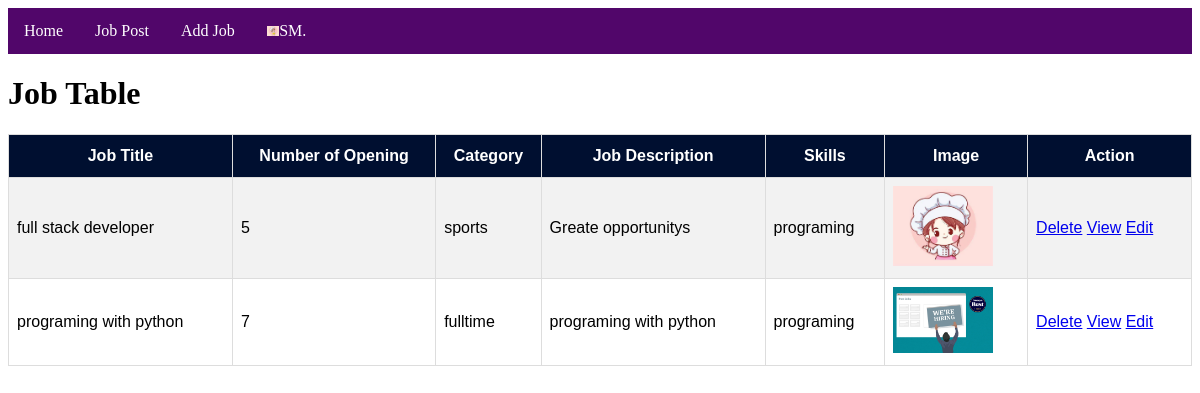
/Table/ (signed in), run on the app's committed database.
### myapp/models.py (models this page shows, shortened)
class Custom_user(AbstractUser):
    USER=[
        ('recruiters','Recruiters'),
        ('jobseeker','Jobseeker')
    ]
    user_type=models.CharField(choices=USER,max_length=100,null=True)
    Display_name=models.CharField(max_length=100,null=True)

class CreatorProfileModel(models.Model):
    user = models.OneToOneField(Custom_user, on_delete=models.CASCADE,related_name='creatorProfile')
    Image=models.ImageField(upload_to='Media/Blog_Pic',null=True)

class JobModel(models.Model):
    JOB_TYPE_CHOICES = [
        ('fulltime', 'Full-time'),
        ('parttime', 'Part-time'),
    ]
    skills=[
        ('programing', 'Programing'),
        ('graphics_design', 'Graphics Design'),
        ('resarch', 'Resarch'),
    ]
    user = models.ForeignKey(Custom_user, on_delete=models.CASCADE)
    job_title = models.CharField(max_length=255, null=True)
    Number_of_opening = models.PositiveIntegerField(null=True)
    Category = models.CharField(choices=JOB_TYPE_CHOICES,max_length=255, null=True)
    Job_Description = models.TextField(max_length=255, null=True)
    Skills = models.CharField(choices=skills,max_length=255, null=True)
    company_logo=models.ImageField(upload_to='Media/Blog_Pic',null=True)

### myproject/views.py (the view)
# urls.py: path('Table/', Table, name='Table'),
def Table(req):
    current_user = req.user
    data=JobModel.objects.filter(user=current_user)
    context = {
        'data': data
    }
    return render(req,'Table.html',context)

### template/Table.html (shortened to what this page needs)
{% extends 'base.html' %}
{% block body %}
<!DOCTYPE html>
<html>
<head>
</head>
<body>
<h1>Job Table</h1>
<table id="customers">
  <tr>
    <th>Job Title</th>
    <th>Number of Opening</th>
    <th>Category</th>
    <th>Job Description</th>
    <th>Skills</th>
    <th>Image</th>
    <th>Action</th>
  </tr>
  {% for i in data %}
  <tr >
    <td>{{i.job_title}}</td>
    <td>{{i.Number_of_opening}}</td>
    <td>{{i.Category}}</td>
    <td>{{i.Job_Description}}</td>
    <td>{{i.Skills}}</td>
    <td>
        <img width="100px" src="/{{i.company_logo}}" alt="">
    </td>
    <td>
        <a href="{% url 'deletejob'  i.id  %}">Delete</a>
        <a href="{% url 'mainprofile'  i.id  %}">View</a>
        <a href="{% url 'editjob'  i.id  %}">Edit</a>
    </td>
  </tr>
  {% endfor %}
</table>
</body>
</html>
{% endblock body %}

### template/base.html (shortened to what this page needs)
<!DOCTYPE html>
<html>
<head>
</head>
<body>
<ul>
    <li><a class="active" href="{% url 'home' %}">Home</a></li>
    <li><a class="active" href="{% url 'jobfeed' %}">Job Post</a></li>
    {% if user.user_type == 'recruiters' %}
    <li><a href="{% url 'Addjob' %}">Add Job</a></li>
    <li class="dropdown">
      <a  href="javascript:void(0)"  class="dropbtn"><img height="10px" src="/{{ user.creatorProfile.Image }}" alt="Company Logo">{{ user.username }}</a>
    </li>
    {% endif %}
</ul>
{% block body %}
{% endblock body %}
</body>
</html>

### template/base.html (style rules this page uses)
body { background-color:white; }
ul { list-style-type: none; margin: 0; padding: 0; overflow: hidden; background-color: #51066a; }
li { float: left; }
li a, .dropbtn { display: inline-block; color: white; text-align: center; padding: 14px 16px; text-decoration: none; }
li.dropdown { display: inline-block; }

### template/Table.html (style rules this page uses)
#customers { font-family: Arial, Helvetica, sans-serif; border-collapse: collapse; width: 100%; }
#customers td, #customers th { border: 1px solid #ddd; padding: 8px; }
#customers tr:nth-child(even) { background-color: #f2f2f2; }
#customers th { padding-top: 12px; padding-bottom: 12px; text-align: center; background-color: #000f30; color: white; }

### data on the page
Custom_user: creatorProfile.Image (picture), username "SM."
JobModel: job_title "full stack developer", Number_of_opening "5", Category "sports", Job_Description "Greate opportunitys", Skills "programing", company_logo (picture)
JobModel: job_title "programing with python", Number_of_opening "7", Category "fulltime", Job_Description "programing with python", Skills "programing", company_logo (picture)
